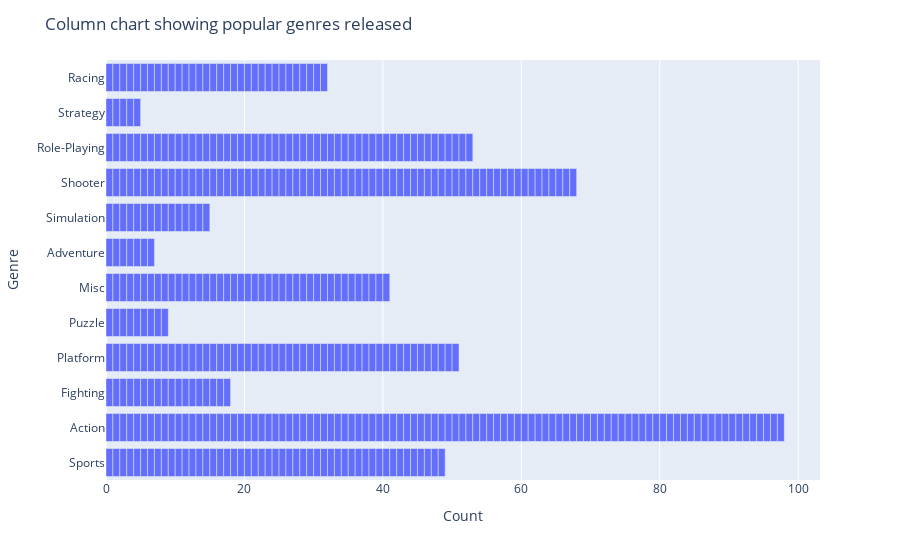

Notebook source saved alongside this figure:
### Code cell
# Bar Chart Score 
fig = px.bar(y=df['Genre'])
fig.update_layout(title='Column chart showing popular genres released', yaxis_title='Genre', xaxis_title='Count')

fig.show()

### Figure 1 — Plotly figure (JSON) as saved in the notebook; plotly's stock layout.template omitted (floating-point values rounded to 4 significant figures; data arrays with more than 128 entries replaced by an {"elided": "..."} marker saying what was removed)
{"data": [{"alignmentgroup": "True", "hovertemplate": "count=%{x}<br>y=%{y}<extra></extra>", "legendgroup": "", "marker": {"color": "#636efa", "pattern": {"shape": ""}}, "name": "", "offsetgroup": "", "orientation": "h", "showlegend": false, "textposition": "auto", "type": "bar", "x": {"elided": "446 int values"}, "xaxis": "x", "y": {"elided": "446 str values"}, "yaxis": "y"}], "layout": {"barmode": "relative", "legend": {"tracegroupgap": 0}, "margin": {"t": 60}, "title": {"text": "Column chart showing popular genres released"}, "xaxis": {"anchor": "y", "domain": [0, 1], "title": {"text": "Count"}}, "yaxis": {"anchor": "x", "domain": [0, 1], "title": {"text": "Genre"}}}}
